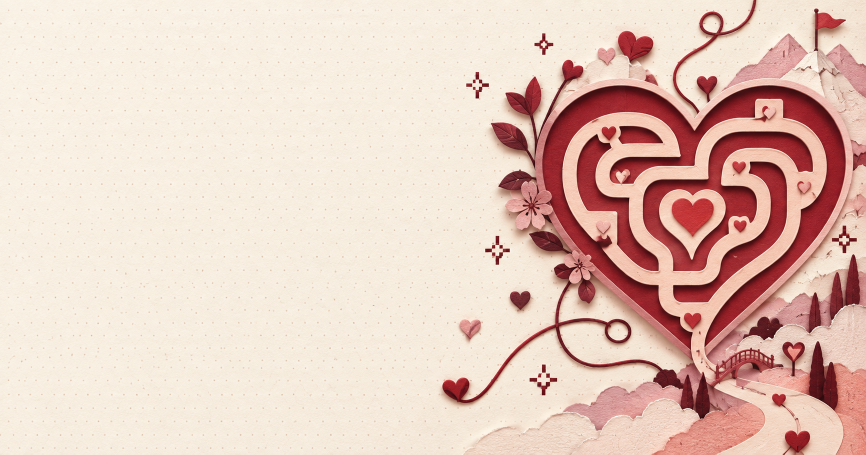
#> input picture bienvenida/design/portada-base.png, 1731 x 909 px (shown at 1/2 size)
$ python crear-portada.py
#> lines starting #> are read from the running program, lines starting #| are printed output that depends on the picture
"""Genera la portada social con tipografía exacta y sin nombres personales."""
from pathlib import Path
from PIL import Image, ImageDraw, ImageFont, ImageOps

root = Path(__file__).resolve().parents[1]
source = root / "design" / "portada-base.png"
output = root / "dist" / "assets" / "portada-whatsapp.jpg"
image = ImageOps.fit(Image.open(source).convert("RGB"), (1200, 630), method=Image.Resampling.LANCZOS)
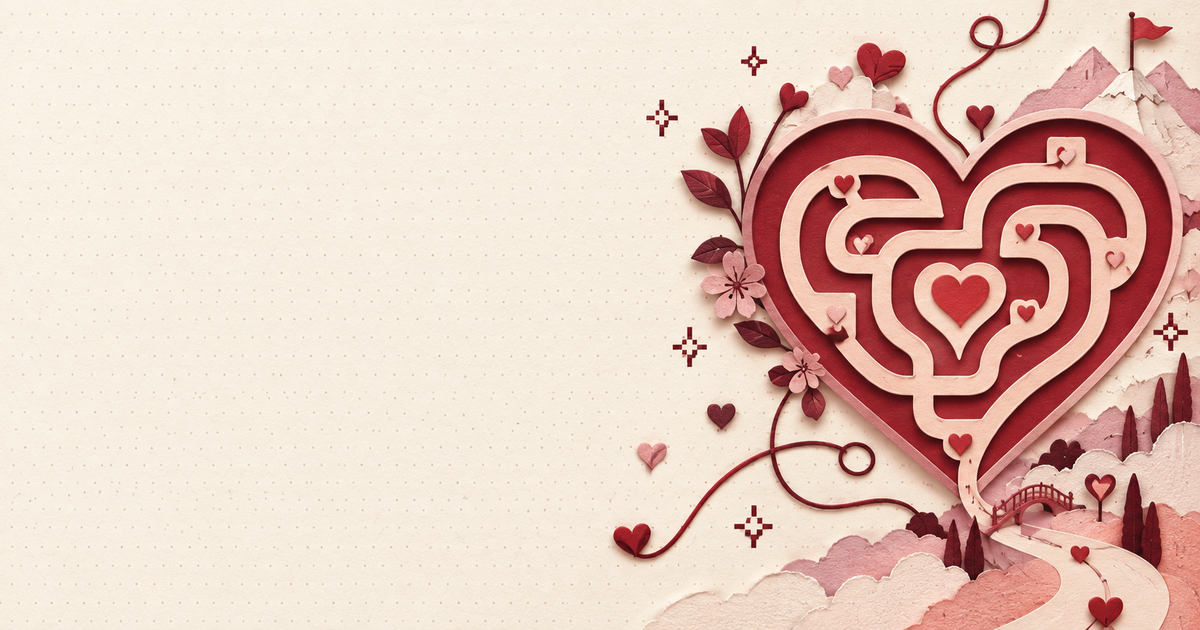
#> image: PIL image 1200x630 RGB; mean R, G, B 228.6, 201.1, 189.2
draw = ImageDraw.Draw(image)
fonts = Path("C:/Windows/Fonts")
serif = fonts / "georgia.ttf"
serif_italic = fonts / "georgiai.ttf"
sans = fonts / "seguisb.ttf"

def tracked_text(x, y, value, font, color, spacing):
#> called with x = 95, y = 91, value = 'DÍA DEL NOVIO', color = '#8c3550', spacing = 1.5
    for letter in value:
        draw.text((x, y), letter, font=font, fill=color)
        x += draw.textlength(letter, font=font) + spacing
#> this loop made 13 passes
#> x on passes 1 to 12: 111.1, 118.2, 132.7, 140.3, 156.4, 169.9, 182, 189.5, 205.2, 221.7, 236.2, 243.3
#> after the loop, x = 259.8

draw.rounded_rectangle((76, 79, 295, 125), radius=8, fill="#f6e4e8", outline="#e1bcc8", width=1)
tracked_text(95, 91, "DÍA DEL NOVIO", ImageFont.truetype(sans, 19), "#8c3550", 1.5)
draw.text((76, 169), "Nuestra", font=ImageFont.truetype(serif, 80), fill="#40252d")
draw.text((76, 263), "aventura", font=ImageFont.truetype(serif, 80), fill="#40252d")
draw.text((76, 370), "comienza aquí", font=ImageFont.truetype(serif_italic, 59), fill="#a6284c")
draw.line((77, 490, 228, 490), fill="#c68194", width=3)
tracked_text(77, 518, "SIETE PARTES · UNA HISTORIA", ImageFont.truetype(sans, 18), "#795f68", 1)
#> the loop in tracked_text (call 2), `for letter in value:` made 27 passes
#> x on passes 1 to 12: 89.42, 95.73, 108.1, 120.1, 132.5, 139.2, 151.1, 164.4, 177.9, 189.9, 202.2, 214.7
image.save(output, "JPEG", quality=89, optimize=True, progressive=True, subsampling=0)
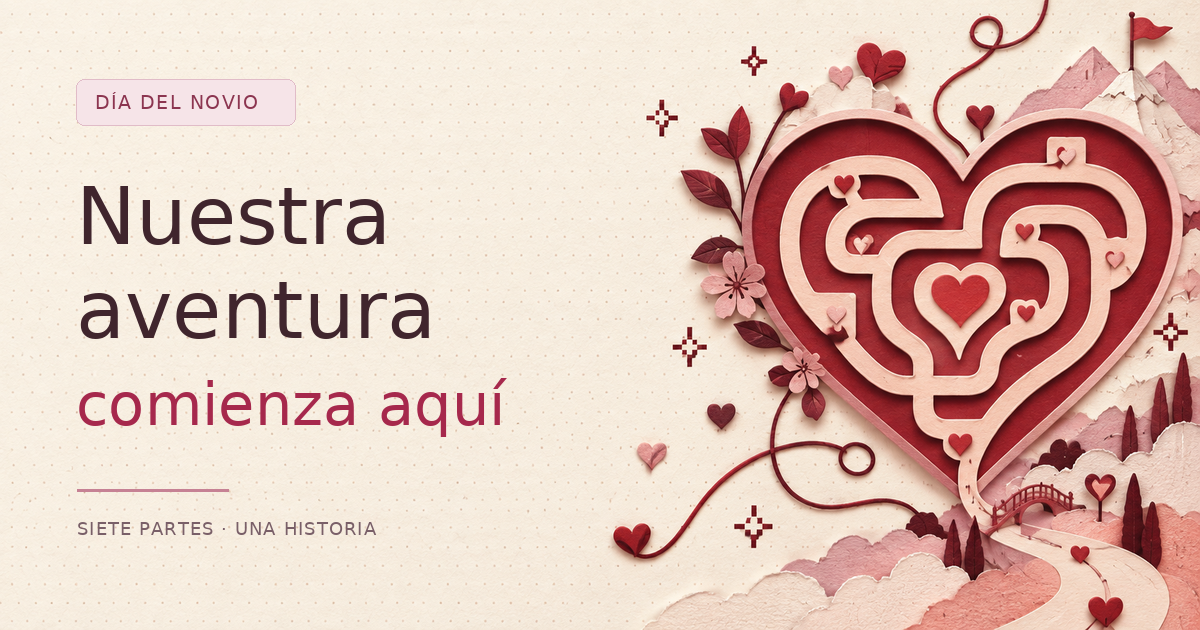
#> saved as portada-whatsapp.jpg: PIL image 1200x630 RGB; mean R, G, B 224.9, 196.1, 185.2
print(output)
